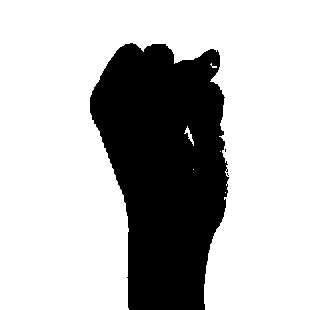
#> input picture DataSet/test/0/19.jpg, 310 x 310 px, given in place of the camera
$ python data_set.py
#> lines starting #> are read from the running program, lines starting #| are printed output that depends on the picture; after the words box and inside, x2 and y2 are one past the last pixel; in counts of white or black regions, pixels touching at a corner belong together; pictures that were not available may be replaced by others from this repository, and a replacement may not be noted
# -*- coding: utf-8 -*-


"""
Created on Sun Mar 22 19:08:28 2020

@author: Souhail Moutaai"""
import cv2

import os

# Création du dossier pour l"ajout du dataset

if  os.path.exists("C:/Users/Souhail Moutaai/Desktop/Chatei"):
    os.makedirs("C:/Users/Souhail Moutaai/Desktop/Chatei")
    os.makedirs("C:/Users/Souhail Moutaai/Desktop/Chatei/tr")
    os.makedirs("C:/Users/Souhail Moutaai/Desktop/Chatei/test")
    os.makedirs("C:/Users/Souhail Moutaai/Desktop/Chatei/tr/0")
    os.makedirs("C:/Users/Souhail Moutaai/Desktop/Chatei/tr/1")
    os.makedirs("C:/Users/Souhail Moutaai/Desktop/Chatei/tr/2")
    os.makedirs("C:/Users/Souhail Moutaai/Desktop/Chatei/tr/3")
    os.makedirs("C:/Users/Souhail Moutaai/Desktop/Chatei/tr/4")
    os.makedirs("C:/Users/Souhail Moutaai/Desktop/Chatei/tr/5")
    os.makedirs("C:/Users/Souhail Moutaai/Desktop/Chatei/tr/6")
    os.makedirs("C:/Users/Souhail Moutaai/Desktop/Chatei/tr/7")
    os.makedirs("C:/Users/Souhail Moutaai/Desktop/Chatei/tr/8")
    os.makedirs("C:/Users/Souhail Moutaai/Desktop/Chatei/tr/9")
    os.makedirs("C:/Users/Souhail Moutaai/Desktop/Chatei/tr/A")
    os.makedirs("C:/Users/Souhail Moutaai/Desktop/Chatei/tr/B")
    os.makedirs("C:/Users/Souhail Moutaai/Desktop/Chatei/tr/C")
    os.makedirs("C:/Users/Souhail Moutaai/Desktop/Chatei/tr/D")
    os.makedirs("C:/Users/Souhail Moutaai/Desktop/Chatei/tr/E")
    os.makedirs("C:/Users/Souhail Moutaai/Desktop/Chatei/tr/F")
    os.makedirs("C:/Users/Souhail Moutaai/Desktop/Chatei/tr/G")
    os.makedirs("C:/Users/Souhail Moutaai/Desktop/Chatei/tr/H")
    os.makedirs("C:/Users/Souhail Moutaai/Desktop/Chatei/tr/I")
    os.makedirs("C:/Users/Souhail Moutaai/Desktop/Chatei/tr/J")
    os.makedirs("C:/Users/Souhail Moutaai/Desktop/Chatei/tr/K")
    os.makedirs("C:/Users/Souhail Moutaai/Desktop/Chatei/tr/L")
    os.makedirs("C:/Users/Souhail Moutaai/Desktop/Chatei/tr/M")
    os.makedirs("C:/Users/Souhail Moutaai/Desktop/Chatei/tr/N")
    os.makedirs("C:/Users/Souhail Moutaai/Desktop/Chatei/tr/O")
    os.makedirs("C:/Users/Souhail Moutaai/Desktop/Chatei/tr/P")
    os.makedirs("C:/Users/Souhail Moutaai/Desktop/Chatei/tr/Q")
    os.makedirs("C:/Users/Souhail Moutaai/Desktop/Chatei/tr/R")
    os.makedirs("C:/Users/Souhail Moutaai/Desktop/Chatei/tr/S")
    os.makedirs("C:/Users/Souhail Moutaai/Desktop/Chatei/tr/T")
    os.makedirs("C:/Users/Souhail Moutaai/Desktop/Chatei/tr/U")
    os.makedirs("C:/Users/Souhail Moutaai/Desktop/Chatei/tr/V")
    os.makedirs("C:/Users/Souhail Moutaai/Desktop/Chatei/tr/W")
    os.makedirs("C:/Users/Souhail Moutaai/Desktop/Chatei/tr/X")
    os.makedirs("C:/Users/Souhail Moutaai/Desktop/Chatei/tr/Y")
    os.makedirs("C:/Users/Souhail Moutaai/Desktop/Chatei/tr/Z")
    os.makedirs("C:/Users/Souhail Moutaai/Desktop/Chatei/tr/Creer_Dossier")
    os.makedirs("C:/Users/Souhail Moutaai/Desktop/Chatei/tr/Coppier_Fichier")
    os.makedirs("C:/Users/Souhail Moutaai/Desktop/Chatei/tr/Jeu")
    os.makedirs("C:/Users/Souhail Moutaai/Desktop/Chatei/tr/Musique")
    os.makedirs("C:/Users/Souhail Moutaai/Desktop/Chatei/tr/Ouvrire un Site Web")
    os.makedirs("C:/Users/Souhail Moutaai/Desktop/Chatei/tr/Video")
    os.makedirs("C:/Users/Souhail Moutaai/Desktop/Chatei/tr/Ecrire Dans un Fichier")
    os.makedirs("C:/Users/Souhail Moutaai/Desktop/Chatei/tr/PDF ou Word")
    os.makedirs("C:/Users/Souhail Moutaai/Desktop/Chatei/tr/fichier_signes")

    os.makedirs("C:/Users/Souhail Moutaai/Desktop/Chatei/test/0")
    os.makedirs("C:/Users/Souhail Moutaai/Desktop/Chatei/test/1")
    os.makedirs("C:/Users/Souhail Moutaai/Desktop/Chatei/test/2")
    os.makedirs("C:/Users/Souhail Moutaai/Desktop/Chatei/test/3")
    os.makedirs("C:/Users/Souhail Moutaai/Desktop/Chatei/test/4")
    os.makedirs("C:/Users/Souhail Moutaai/Desktop/Chatei/test/5")
    os.makedirs("C:/Users/Souhail Moutaai/Desktop/Chatei/test/6")
    os.makedirs("C:/Users/Souhail Moutaai/Desktop/Chatei/test/7")
    os.makedirs("C:/Users/Souhail Moutaai/Desktop/Chatei/test/8")
    os.makedirs("C:/Users/Souhail Moutaai/Desktop/Chatei/test/9")
    os.makedirs("C:/Users/Souhail Moutaai/Desktop/Chatei/test/A")
    os.makedirs("C:/Users/Souhail Moutaai/Desktop/Chatei/test/B")
    os.makedirs("C:/Users/Souhail Moutaai/Desktop/Chatei/test/C")
    os.makedirs("C:/Users/Souhail Moutaai/Desktop/Chatei/test/D")
    os.makedirs("C:/Users/Souhail Moutaai/Desktop/Chatei/test/E")
    os.makedirs("C:/Users/Souhail Moutaai/Desktop/Chatei/test/F")
    os.makedirs("C:/Users/Souhail Moutaai/Desktop/Chatei/test/G")
    os.makedirs("C:/Users/Souhail Moutaai/Desktop/Chatei/test/H")
    os.makedirs("C:/Users/Souhail Moutaai/Desktop/Chatei/test/I")
    os.makedirs("C:/Users/Souhail Moutaai/Desktop/Chatei/test/J")
    os.makedirs("C:/Users/Souhail Moutaai/Desktop/Chatei/test/K")
    os.makedirs("C:/Users/Souhail Moutaai/Desktop/Chatei/test/L")
    os.makedirs("C:/Users/Souhail Moutaai/Desktop/Chatei/test/M")
    os.makedirs("C:/Users/Souhail Moutaai/Desktop/Chatei/test/N")
    os.makedirs("C:/Users/Souhail Moutaai/Desktop/Chatei/test/O")
    os.makedirs("C:/Users/Souhail Moutaai/Desktop/Chatei/test/P")
    os.makedirs("C:/Users/Souhail Moutaai/Desktop/Chatei/test/Q")
    os.makedirs("C:/Users/Souhail Moutaai/Desktop/Chatei/test/R")
    os.makedirs("C:/Users/Souhail Moutaai/Desktop/Chatei/test/S")
    os.makedirs("C:/Users/Souhail Moutaai/Desktop/Chatei/test/T")
    os.makedirs("C:/Users/Souhail Moutaai/Desktop/Chatei/test/U")
    os.makedirs("C:/Users/Souhail Moutaai/Desktop/Chatei/test/V")
    os.makedirs("C:/Users/Souhail Moutaai/Desktop/Chatei/test/W")
    os.makedirs("C:/Users/Souhail Moutaai/Desktop/Chatei/test/X")
    os.makedirs("C:/Users/Souhail Moutaai/Desktop/Chatei/test/Y")
    os.makedirs("C:/Users/Souhail Moutaai/Desktop/Chatei/test/Z")
    os.makedirs("C:/Users/Souhail Moutaai/Desktop/Chatei/test/Creer_Dossier")
    os.makedirs("C:/Users/Souhail Moutaai/Desktop/Chatei/test/Coppier_Fichier")
    os.makedirs("C:/Users/Souhail Moutaai/Desktop/Chatei/test/Jeu")
    os.makedirs("C:/Users/Souhail Moutaai/Desktop/Chatei/test/Musique")
    os.makedirs("C:/Users/Souhail Moutaai/Desktop/Chatei/test/Ouvrire un Site Web")
    os.makedirs("C:/Users/Souhail Moutaai/Desktop/Chatei/test/Video")
    os.makedirs("C:/Users/Souhail Moutaai/Desktop/Chatei/test/Ecrire Dans un Fichier")
    os.makedirs("C:/Users/Souhail Moutaai/Desktop/Chatei/test/PDF ou Word")
    os.makedirs("C:/Users/Souhail Moutaai/Desktop/Chatei/test/fichier_signes")


# Train or test
mode = 'tr'
directory = 'C:/Users/Souhail Moutaai/Desktop/Chatei/'+mode+'/'

cap = cv2.VideoCapture(0)

while True:
    _, frame = cap.read()
#> frame is the input picture: shape (310, 310, 3); min 0, max 255, mean 183.9
    # Simulating mirror image
    frame = cv2.flip(frame, 1)
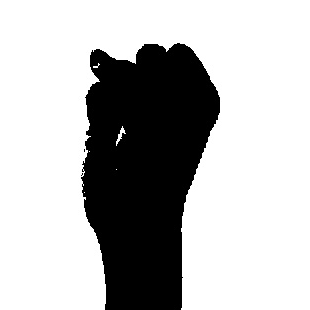
#> frame: shape (310, 310, 3); min 0, max 255, mean 183.9

    # Getting count of existing images
    count = {'zero': len(os.listdir(directory+"/0")),
             'one': len(os.listdir(directory+"/1")),
             'two': len(os.listdir(directory+"/2")),
             'three': len(os.listdir(directory+"/3")),
             'four': len(os.listdir(directory+"/4")),
             'five': len(os.listdir(directory+"/5")),
             'six': len(os.listdir(directory+"/6")),
             'seven': len(os.listdir(directory+"/7")),
             'eight': len(os.listdir(directory+"/8")),
             'nine': len(os.listdir(directory+"/9")),

             'A': len(os.listdir(directory+"/A")),
             'B': len(os.listdir(directory+"/B")),
             'C': len(os.listdir(directory+"/C")),
             'D': len(os.listdir(directory+"/D")),
             'E': len(os.listdir(directory+"/E")),
             'F': len(os.listdir(directory+"/F")),
             'G': len(os.listdir(directory+"/G")),
             'H': len(os.listdir(directory+"/H")),
             'I': len(os.listdir(directory+"/I")),
             'J': len(os.listdir(directory+"/J")),
             'K': len(os.listdir(directory+"/K")),
             'L': len(os.listdir(directory+"/L")),
             'M': len(os.listdir(directory+"/M")),
             'N': len(os.listdir(directory+"/N")),
             'O': len(os.listdir(directory+"/O")),
             'P': len(os.listdir(directory+"/P")),
             'Q': len(os.listdir(directory+"/Q")),
             'R': len(os.listdir(directory+"/R")),
             'S': len(os.listdir(directory+"/S")),
             'T': len(os.listdir(directory+"/T")),
             'U': len(os.listdir(directory+"/U")),
             'V': len(os.listdir(directory+"/V")),
             'W': len(os.listdir(directory+"/W")),
             'X': len(os.listdir(directory+"/X")),
             'Y': len(os.listdir(directory+"/Y")),
             'Coppier_Fichier': len(os.listdir(directory+"/Coppier_Fichier")),
             'Creer_Dossier': len(os.listdir(directory+"/Creer_Dossier")),
             'Jeu': len(os.listdir(directory+"/Jeu")),
             'Musique': len(os.listdir(directory+"/Musique")),
             'Ouvrire un Site Web': len(os.listdir(directory+"/Ouvrire un Site Web")),
             'Video': len(os.listdir(directory+"/Video")),
             'PDF ou Word': len(os.listdir(directory+"/PDF ou Word")),
             'Ecrire Dans un Fichier ': len(os.listdir(directory+"/Ecrire Dans un Fichier")),
             'fichier_signes': len(os.listdir(directory+"/Z")),


             }

    # Ecriture du nombre d'images de chaque mouvement on peut ajouter les autres mouvements mais on auraient un grande surface d'ecriture sur la caméra
    cv2.putText(frame, "ON : "+mode, (10, 50), cv2.FONT_HERSHEY_PLAIN, 1, (0,255,255), 1)
#> frame: shape (310, 310, 3); 0.09% of pixels changed, all inside (x1, y1, x2, y2) = (12, 40, 67, 50)
    cv2.putText(frame, "IMAGE COUNT", (10, 100), cv2.FONT_HERSHEY_PLAIN, 1, (0,255,255), 1)
    cv2.putText(frame, "ZERO : "+str(count['zero']), (10, 120), cv2.FONT_HERSHEY_PLAIN, 1, (0,255,255), 1)
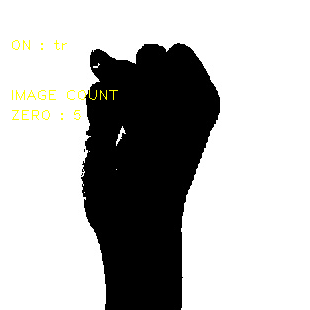
#> frame: shape (310, 310, 3); mean B, G, R 182.9, 184.1, 184.1
    cv2.putText(frame, "ONE : "+str(count['one']), (10, 140), cv2.FONT_HERSHEY_PLAIN, 1, (0,255,255), 1)
#> frame: shape (310, 310, 3); 0.1% of pixels changed, all inside (x1, y1, x2, y2) = (12, 130, 68, 140)
    cv2.putText(frame, "TWO : "+str(count['two']), (10, 160), cv2.FONT_HERSHEY_PLAIN, 1, (0,255,255), 1)
    cv2.putText(frame, "THREE : "+str(count['three']), (10, 180), cv2.FONT_HERSHEY_PLAIN, 1, (0,255,255), 1)
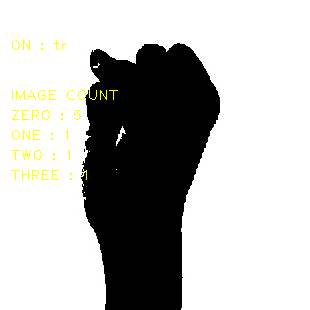
#> frame: shape (310, 310, 3); mean B, G, R 182.1, 184.1, 184.1
    cv2.putText(frame, "FOUR : "+str(count['four']), (10, 200), cv2.FONT_HERSHEY_PLAIN, 1, (0,255,255), 1)
    cv2.putText(frame, "FIVE : "+str(count['five']), (10, 220), cv2.FONT_HERSHEY_PLAIN, 1, (0,255,255), 1)
#> frame: shape (310, 310, 3); mean B, G, R 181.5, 184.1, 184.1


    # Coordinates of the ROI
    x1 = int(0.5*frame.shape[1])
#> x1 = 155
    y1 = 10
    x2 = frame.shape[1]-10
#> x2 = 300
    y2 = int(0.5*frame.shape[1])
#> y2 = 155
    # Drawing the ROI
    # The increment/decrement by 1 is to compensate for the bounding box
    cv2.rectangle(frame, (x1-1, y1-1), (x2+1, y2+1), (255,0,0) ,1)
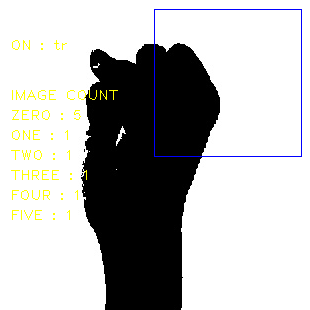
#> frame: shape (310, 310, 3); mean B, G, R 181.9, 183, 183
    # Extracting the ROI
    roi = frame[y1:y2, x1:x2]
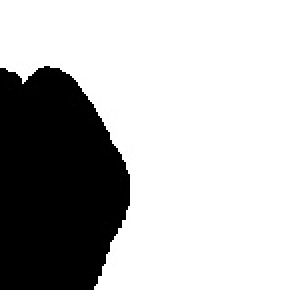
#> roi: shape (145, 145, 3) (shown 2 times larger); min 0, max 255, mean 182.5
    roi = cv2.resize(roi, (64, 64))
#> roi: shape (64, 64, 3)

    cv2.imshow("Frame", frame)


    # Capture des images
    roi = cv2.cvtColor(roi, cv2.COLOR_BGR2GRAY)
#> roi: shape (64, 64)
    _, roi = cv2.threshold(roi, 120, 255, cv2.THRESH_BINARY)
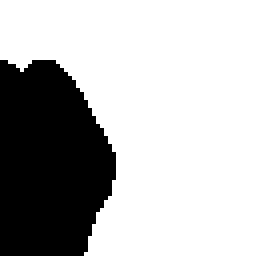
#> roi: shape (64, 64) (shown 4 times larger); 71.6% white; 1 black region, box (x1, y1, x2, y2) and area: (0, 15, 29, 64) 1164
    cv2.imshow("ROI", roi)

    interrupt = cv2.waitKey(10)
#> (key Q is pressed here)
    if interrupt & 0xFF == 27: # esc key
        break
    if interrupt & 0xFF == ord('0'):
        cv2.imwrite(directory+'0/'+str(count['zero'])+'.jpg', roi)
    if interrupt & 0xFF == ord('1'):
        cv2.imwrite(directory+'1/'+str(count['one'])+'.jpg', roi)
    if interrupt & 0xFF == ord('2'):
        cv2.imwrite(directory+'2/'+str(count['two'])+'.jpg', roi)
    if interrupt & 0xFF == ord('3'):
        cv2.imwrite(directory+'3/'+str(count['three'])+'.jpg', roi)
    if interrupt & 0xFF == ord('4'):
        cv2.imwrite(directory+'4/'+str(count['four'])+'.jpg', roi)
    if interrupt & 0xFF == ord('5'):
        cv2.imwrite(directory+'5/'+str(count['five'])+'.jpg', roi)
    if interrupt & 0xFF == ord('6'):
        cv2.imwrite(directory+'6/'+str(count['six'])+'.jpg', roi)
    if interrupt & 0xFF == ord('7'):
        cv2.imwrite(directory+'7/'+str(count['seven'])+'.jpg', roi)
    if interrupt & 0xFF == ord('8'):
        cv2.imwrite(directory+'8/'+str(count['eight'])+'.jpg', roi)
    if interrupt & 0xFF == ord('9'):
        cv2.imwrite(directory+'9/'+str(count['nine'])+'.jpg', roi)

    if    interrupt & 0xFF == ord('A'):
        cv2.imwrite(directory+'A/'+str(count['A'])+'.jpg', roi)
    if    interrupt & 0xFF == ord('B'):
        cv2.imwrite(directory+'B/'+str(count['B'])+'.jpg', roi)
    if    interrupt & 0xFF == ord('C'):
        cv2.imwrite(directory+'C/'+str(count['C'])+'.jpg', roi)
    if    interrupt & 0xFF == ord('D'):
        cv2.imwrite(directory+'D/'+str(count['D'])+'.jpg', roi)
    if    interrupt & 0xFF == ord('E'):
        cv2.imwrite(directory+'E/'+str(count['E'])+'.jpg', roi)
    if    interrupt & 0xFF == ord('F'):
        cv2.imwrite(directory+'F/'+str(count['F'])+'.jpg', roi)
    if    interrupt & 0xFF == ord('G'):
        cv2.imwrite(directory+'G/'+str(count['G'])+'.jpg', roi)
    if    interrupt & 0xFF == ord('H'):
        cv2.imwrite(directory+'H/'+str(count['H'])+'.jpg', roi)
    if    interrupt & 0xFF == ord('I'):
        cv2.imwrite(directory+'I/'+str(count['I'])+'.jpg', roi)
    if    interrupt & 0xFF == ord('J'):
        cv2.imwrite(directory+'J/'+str(count['J'])+'.jpg', roi)
    if    interrupt & 0xFF == ord('K'):
        cv2.imwrite(directory+'K/'+str(count['K'])+'.jpg', roi)
    if    interrupt & 0xFF == ord('L'):
        cv2.imwrite(directory+'L/'+str(count['L'])+'.jpg', roi)
    if    interrupt & 0xFF == ord('M'):
        cv2.imwrite(directory+'M/'+str(count['M'])+'.jpg', roi)
    if    interrupt & 0xFF == ord('N'):
        cv2.imwrite(directory+'N/'+str(count['N'])+'.jpg', roi)
    if    interrupt & 0xFF == ord('O'):
        cv2.imwrite(directory+'O/'+str(count['O'])+'.jpg', roi)
    if    interrupt & 0xFF == ord('P'):
        cv2.imwrite(directory+'P/'+str(count['P'])+'.jpg', roi)
    if    interrupt & 0xFF == ord('Q'):
        cv2.imwrite(directory+'Q/'+str(count['Q'])+'.jpg', roi)
    if    interrupt & 0xFF == ord('R'):
        cv2.imwrite(directory+'R/'+str(count['R'])+'.jpg', roi)
    if    interrupt & 0xFF == ord('S'):
        cv2.imwrite(directory+'S/'+str(count['S'])+'.jpg', roi)

    if    interrupt & 0xFF == ord('T'):
        cv2.imwrite(directory+'T/'+str(count['T'])+'.jpg', roi)
    if    interrupt & 0xFF == ord('U'):
        cv2.imwrite(directory+'U/'+str(count['U'])+'.jpg', roi)

    if    interrupt & 0xFF == ord('V'):
        cv2.imwrite(directory+'V/'+str(count['V'])+'.jpg', roi)
    if    interrupt & 0xFF == ord('W'):
        cv2.imwrite(directory+'W/'+str(count['W'])+'.jpg', roi)
    if    interrupt & 0xFF == ord('X'):
        cv2.imwrite(directory+'X/'+str(count['X'])+'.jpg', roi)
    if    interrupt & 0xFF == ord('Y'):
        cv2.imwrite(directory+'Y/'+str(count['Y'])+'.jpg', roi)
    if    interrupt & 0xFF == ord('Z'):
        cv2.imwrite(directory+'Z/'+str(count['Z'])+'.jpg', roi)
    if    interrupt & 0xFF == ord('*'):
        cv2.imwrite(directory+'Coppier_Fichier/'+str(count['Coppier_Fichier'])+'.jpg', roi)
    if    interrupt & 0xFF == ord('+'):
        cv2.imwrite(directory+'Creer_Dossier/'+str(count['Creer_Dossier'])+'.jpg', roi)
    if    interrupt & 0xFF == ord('-'):
        cv2.imwrite(directory+'Jeu/'+str(count['Jeu'])+'.jpg', roi)
    if    interrupt & 0xFF == ord('/'):
        cv2.imwrite(directory+'Ouvrire un Site Web/'+str(count['/'])+'.jpg', roi)
    if    interrupt & 0xFF == ord('$'):
        cv2.imwrite(directory+'Video/'+str(count['Video'])+'.jpg', roi)
    if    interrupt & 0xFF == ord('#'):
        cv2.imwrite(directory+'Musique/'+str(count['Musique'])+'.jpg', roi)
    if    interrupt & 0xFF == ord('^'):
        cv2.imwrite(directory+'Ecrire Dans un Fichier/'+str(count['Ecrire Dans un Fichier'])+'.jpg', roi)
    if    interrupt & 0xFF == ord('_'):
        cv2.imwrite(directory+'fichier_signes/'+str(count['fichier_signes'])+'.jpg', roi)
    if    interrupt & 0xFF == ord('('):
        cv2.imwrite(directory+'PDF ou Word/'+str(count['PDF ou Word'])+'.jpg', roi)
cap.release()
cv2.destroyAllWindows()
"""
d = "old-data/test/0"
newd = "data/test/0"
for walk in os.walk(d):
    for file in walk[2]:
        roi = cv2.imread(d+"/"+file)
        roi = cv2.cvtColor(roi, cv2.COLOR_BGR2GRAY)
        _, mask = cv2.threshold(roi, 120, 255, cv2.THRESH_BINARY)
        cv2.imwrite(newd+"/"+file, mask)
        """
